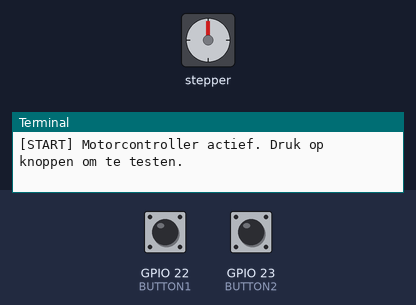
A program run on a simulated Raspberry Pi (BCM pin numbers). Parts: stepper motor, the last lines printed to the terminal. The test bench sets the inputs (shaded band); at power-on: GPIO 23 (BUTTON2) LOW, GPIO 22 (BUTTON1) LOW. The stepper is drawn at 2048 steps a turn.

Above: at 1.2 s.
1.3 s: GPIO 23 (BUTTON2) pulled HIGH for 0.15 s
At 2.0 s:
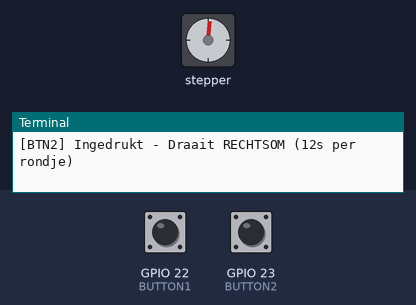
4.3 s: GPIO 22 (BUTTON1) pulled HIGH for 1 s
At 6.6 s:
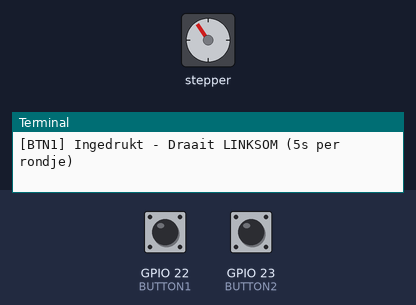
6.9 s: GPIO 22 (BUTTON1) pulled HIGH for 3.2 s
At 11.3 s:
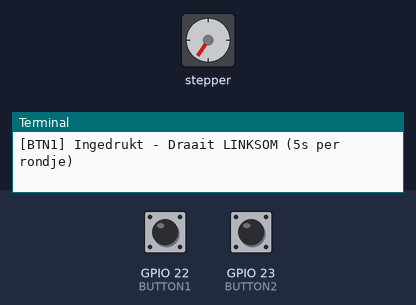
11.6 s: GPIO 22 (BUTTON1) pulled HIGH for 1 s
At 13.9 s:
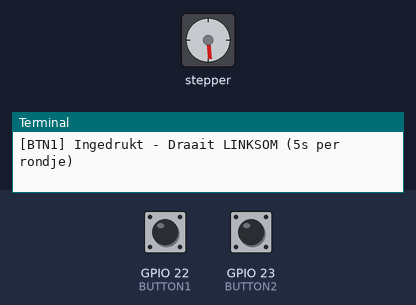
14.2 s: GPIO 22 (BUTTON1) pulled HIGH for 3.2 s
At 18.6 s:
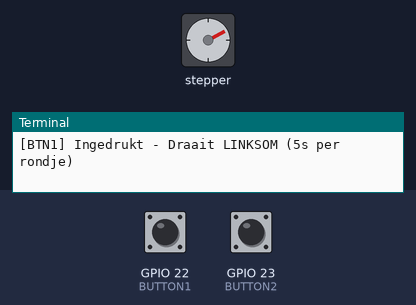
18.9 s: GPIO 22 (BUTTON1) pulled HIGH for 0.15 s
At 20.4 s:
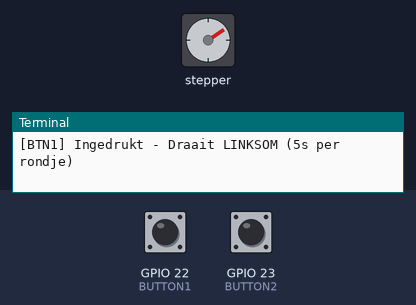
Timing chart, 0 to 21.5 s (numbered marks = the images above; inputs shaded):
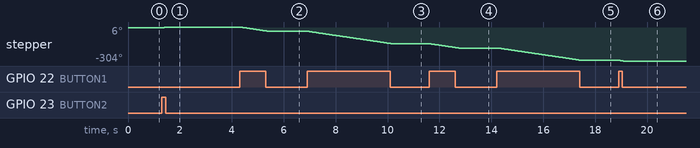

Measured:
- after the input at 4.3 s, stepper: turns 40° counter-clockwise in 1.1 s, starting at once
- after the input at 6.9 s, stepper: turns 112° counter-clockwise in 3.2 s, starting after 0.06 s
- after the input at 11.6 s, stepper: turns 40° counter-clockwise in 1.1 s, starting at once
- after the input at 14.2 s, stepper: turns 112° counter-clockwise in 3.2 s, starting after 0.07 s

The program:

opdracht7.py
```python
import RPi.GPIO as GPIO
import time

# GPIO pinnen voor de motor
IN1 = 27
IN2 = 17
IN3 = 18
IN4 = 24

# GPIO pinnen voor de knoppen
BUTTON1 = 22
BUTTON2 = 23

GPIO.setmode(GPIO.BCM)

motor_pins = [IN1, IN2, IN3, IN4]
for pin in motor_pins:
    GPIO.setup(pin, GPIO.OUT)
    GPIO.output(pin, False)

GPIO.setup(BUTTON1, GPIO.IN, pull_up_down=GPIO.PUD_DOWN)
GPIO.setup(BUTTON2, GPIO.IN, pull_up_down=GPIO.PUD_DOWN)

# 8-stap sequentie voor de motor
sequence = [
    [1, 0, 0, 0],
    [1, 1, 0, 0],
    [0, 1, 0, 0],
    [0, 1, 1, 0],
    [0, 0, 1, 0],
    [0, 0, 1, 1],
    [0, 0, 0, 1],
    [1, 0, 0, 1]
]

def step_motor(seq, delay=0.002):
    for step in seq:
        for pin, val in zip(motor_pins, step):
            GPIO.output(pin, val)
        time.sleep(delay)

def rotate(steps, direction="cw", speed=0.002):
    seq = sequence if direction == "cw" else sequence[::-1]
    for _ in range(steps):
        step_motor(seq, speed)

try:
    print("[START] Motorcontroller actief. Druk op knoppen om te testen.")
    while True:
        btn1 = GPIO.input(BUTTON1)
        btn2 = GPIO.input(BUTTON2)

        if btn1 and not btn2:
            print("[BTN1] Ingedrukt - Draait LINKSOM (5s per rondje)")
            rotate(8, direction="ccw", speed=0.0025)

        elif btn2 and not btn1:
            print("[BTN2] Ingedrukt - Draait RECHTSOM (12s per rondje)")
            rotate(8, direction="cw", speed=0.0055)

        elif btn1 and btn2:
            print("[BEIDE KNOPPEN] Speciaal gedrag: heen - wacht - terug")
            rotate(128, direction="cw", speed=0.0025)
            print("Wacht 2 seconden...")
            time.sleep(2)
            rotate(128, direction="ccw", speed=0.0025)

        else:
            time.sleep(0.05)

except KeyboardInterrupt:
    print("\n[STOP] Programma onderbroken")

finally:
    GPIO.cleanup()
    print("[CLEANUP] GPIO opgeruimd.")
```
